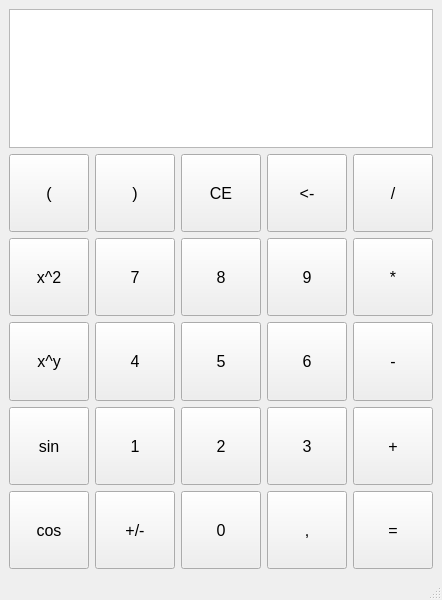
<?xml version="1.0" encoding="UTF-8"?>
<ui version="4.0">
 <class>MainWindow</class>
 <widget class="QMainWindow" name="MainWindow">
  <property name="geometry">
   <rect>
    <x>0</x>
    <y>0</y>
    <width>400</width>
    <height>600</height>
   </rect>
  </property>
  <property name="windowTitle">
   <string>MainWindow</string>
  </property>
  <widget class="QWidget" name="centralwidget">
   <layout class="QVBoxLayout" name="verticalLayout_2">
    <item>
     <layout class="QVBoxLayout" name="verticalLayout" stretch="1,3">
      <item>
       <widget class="QTextBrowser" name="output_screen">
        <property name="font">
         <font>
          <pointsize>12</pointsize>
         </font>
        </property>
       </widget>
      </item>
      <item>
       <layout class="QGridLayout" name="gridLayout">
        <property name="sizeConstraint">
         <enum>QLayout::SetDefaultConstraint</enum>
        </property>
        <item row="2" column="3">
         <widget class="QPushButton" name="n6">
          <property name="enabled">
           <bool>true</bool>
          </property>
          <property name="sizePolicy">
           <sizepolicy hsizetype="MinimumExpanding" vsizetype="MinimumExpanding">
            <horstretch>0</horstretch>
            <verstretch>0</verstretch>
           </sizepolicy>
          </property>
          <property name="font">
           <font>
            <pointsize>12</pointsize>
           </font>
          </property>
          <property name="text">
           <string>6</string>
          </property>
         </widget>
        </item>
        <item row="3" column="3">
         <widget class="QPushButton" name="n3">
          <property name="enabled">
           <bool>true</bool>
          </property>
          <property name="sizePolicy">
           <sizepolicy hsizetype="MinimumExpanding" vsizetype="MinimumExpanding">
            <horstretch>0</horstretch>
            <verstretch>0</verstretch>
           </sizepolicy>
          </property>
          <property name="font">
           <font>
            <pointsize>12</pointsize>
           </font>
          </property>
          <property name="text">
           <string>3</string>
          </property>
         </widget>
        </item>
        <item row="4" column="0">
         <widget class="QPushButton" name="cos">
          <property name="enabled">
           <bool>true</bool>
          </property>
          <property name="sizePolicy">
           <sizepolicy hsizetype="MinimumExpanding" vsizetype="MinimumExpanding">
            <horstretch>0</horstretch>
            <verstretch>0</verstretch>
           </sizepolicy>
          </property>
          <property name="font">
           <font>
            <pointsize>12</pointsize>
           </font>
          </property>
          <property name="text">
           <string>cos</string>
          </property>
         </widget>
        </item>
        <item row="1" column="2">
         <widget class="QPushButton" name="n8">
          <property name="enabled">
           <bool>true</bool>
          </property>
          <property name="sizePolicy">
           <sizepolicy hsizetype="MinimumExpanding" vsizetype="MinimumExpanding">
            <horstretch>0</horstretch>
            <verstretch>0</verstretch>
           </sizepolicy>
          </property>
          <property name="font">
           <font>
            <pointsize>12</pointsize>
           </font>
          </property>
          <property name="text">
           <string>8</string>
          </property>
         </widget>
        </item>
        <item row="1" column="4">
         <widget class="QPushButton" name="multip">
          <property name="enabled">
           <bool>true</bool>
          </property>
          <property name="sizePolicy">
           <sizepolicy hsizetype="MinimumExpanding" vsizetype="MinimumExpanding">
            <horstretch>0</horstretch>
            <verstretch>0</verstretch>
           </sizepolicy>
          </property>
          <property name="font">
           <font>
            <pointsize>12</pointsize>
           </font>
          </property>
          <property name="text">
           <string>*</string>
          </property>
         </widget>
        </item>
        <item row="0" column="1">
         <widget class="QPushButton" name="br_right">
          <property name="enabled">
           <bool>true</bool>
          </property>
          <property name="sizePolicy">
           <sizepolicy hsizetype="MinimumExpanding" vsizetype="MinimumExpanding">
            <horstretch>0</horstretch>
            <verstretch>0</verstretch>
           </sizepolicy>
          </property>
          <property name="font">
           <font>
            <pointsize>12</pointsize>
           </font>
          </property>
          <property name="text">
           <string>)</string>
          </property>
         </widget>
        </item>
        <item row="0" column="4">
         <widget class="QPushButton" name="div">
          <property name="enabled">
           <bool>true</bool>
          </property>
          <property name="sizePolicy">
           <sizepolicy hsizetype="MinimumExpanding" vsizetype="MinimumExpanding">
            <horstretch>0</horstretch>
            <verstretch>0</verstretch>
           </sizepolicy>
          </property>
          <property name="font">
           <font>
            <pointsize>12</pointsize>
           </font>
          </property>
          <property name="text">
           <string>/</string>
          </property>
         </widget>
        </item>
        <item row="3" column="0">
         <widget class="QPushButton" name="sin">
          <property name="enabled">
           <bool>true</bool>
          </property>
          <property name="sizePolicy">
           <sizepolicy hsizetype="MinimumExpanding" vsizetype="MinimumExpanding">
            <horstretch>0</horstretch>
            <verstretch>0</verstretch>
           </sizepolicy>
          </property>
          <property name="font">
           <font>
            <pointsize>12</pointsize>
           </font>
          </property>
          <property name="text">
           <string>sin</string>
          </property>
         </widget>
        </item>
        <item row="4" column="1">
         <widget class="QPushButton" name="pl_per_min">
          <property name="enabled">
           <bool>true</bool>
          </property>
          <property name="sizePolicy">
           <sizepolicy hsizetype="MinimumExpanding" vsizetype="MinimumExpanding">
            <horstretch>0</horstretch>
            <verstretch>0</verstretch>
           </sizepolicy>
          </property>
          <property name="font">
           <font>
            <pointsize>12</pointsize>
           </font>
          </property>
          <property name="text">
           <string>+/-</string>
          </property>
         </widget>
        </item>
        <item row="4" column="4">
         <widget class="QPushButton" name="calculate">
          <property name="enabled">
           <bool>true</bool>
          </property>
          <property name="sizePolicy">
           <sizepolicy hsizetype="MinimumExpanding" vsizetype="MinimumExpanding">
            <horstretch>0</horstretch>
            <verstretch>0</verstretch>
           </sizepolicy>
          </property>
          <property name="font">
           <font>
            <pointsize>12</pointsize>
           </font>
          </property>
          <property name="text">
           <string>=</string>
          </property>
         </widget>
        </item>
        <item row="2" column="1">
         <widget class="QPushButton" name="n4">
          <property name="enabled">
           <bool>true</bool>
          </property>
          <property name="sizePolicy">
           <sizepolicy hsizetype="MinimumExpanding" vsizetype="MinimumExpanding">
            <horstretch>0</horstretch>
            <verstretch>0</verstretch>
           </sizepolicy>
          </property>
          <property name="font">
           <font>
            <pointsize>12</pointsize>
           </font>
          </property>
          <property name="text">
           <string>4</string>
          </property>
         </widget>
        </item>
        <item row="0" column="3">
         <widget class="QPushButton" name="clear_one">
          <property name="enabled">
           <bool>true</bool>
          </property>
          <property name="sizePolicy">
           <sizepolicy hsizetype="MinimumExpanding" vsizetype="MinimumExpanding">
            <horstretch>0</horstretch>
            <verstretch>0</verstretch>
           </sizepolicy>
          </property>
          <property name="font">
           <font>
            <pointsize>12</pointsize>
           </font>
          </property>
          <property name="text">
           <string>&lt;-</string>
          </property>
         </widget>
        </item>
        <item row="2" column="0">
         <widget class="QPushButton" name="x_pow_y">
          <property name="enabled">
           <bool>true</bool>
          </property>
          <property name="sizePolicy">
           <sizepolicy hsizetype="MinimumExpanding" vsizetype="MinimumExpanding">
            <horstretch>0</horstretch>
            <verstretch>0</verstretch>
           </sizepolicy>
          </property>
          <property name="font">
           <font>
            <pointsize>12</pointsize>
           </font>
          </property>
          <property name="text">
           <string>x^y</string>
          </property>
         </widget>
        </item>
        <item row="4" column="3">
         <widget class="QPushButton" name="comma">
          <property name="enabled">
           <bool>true</bool>
          </property>
          <property name="sizePolicy">
           <sizepolicy hsizetype="MinimumExpanding" vsizetype="MinimumExpanding">
            <horstretch>0</horstretch>
            <verstretch>0</verstretch>
           </sizepolicy>
          </property>
          <property name="font">
           <font>
            <pointsize>12</pointsize>
           </font>
          </property>
          <property name="text">
           <string>,</string>
          </property>
         </widget>
        </item>
        <item row="3" column="4">
         <widget class="QPushButton" name="sum">
          <property name="enabled">
           <bool>true</bool>
          </property>
          <property name="sizePolicy">
           <sizepolicy hsizetype="MinimumExpanding" vsizetype="MinimumExpanding">
            <horstretch>0</horstretch>
            <verstretch>0</verstretch>
           </sizepolicy>
          </property>
          <property name="font">
           <font>
            <pointsize>12</pointsize>
           </font>
          </property>
          <property name="text">
           <string>+</string>
          </property>
         </widget>
        </item>
        <item row="0" column="2">
         <widget class="QPushButton" name="clear">
          <property name="enabled">
           <bool>true</bool>
          </property>
          <property name="sizePolicy">
           <sizepolicy hsizetype="MinimumExpanding" vsizetype="MinimumExpanding">
            <horstretch>0</horstretch>
            <verstretch>0</verstretch>
           </sizepolicy>
          </property>
          <property name="font">
           <font>
            <pointsize>12</pointsize>
           </font>
          </property>
          <property name="text">
           <string>CE</string>
          </property>
         </widget>
        </item>
        <item row="2" column="4">
         <widget class="QPushButton" name="sub">
          <property name="enabled">
           <bool>true</bool>
          </property>
          <property name="sizePolicy">
           <sizepolicy hsizetype="MinimumExpanding" vsizetype="MinimumExpanding">
            <horstretch>0</horstretch>
            <verstretch>0</verstretch>
           </sizepolicy>
          </property>
          <property name="font">
           <font>
            <pointsize>12</pointsize>
           </font>
          </property>
          <property name="text">
           <string>-</string>
          </property>
         </widget>
        </item>
        <item row="1" column="1">
         <widget class="QPushButton" name="n7">
          <property name="enabled">
           <bool>true</bool>
          </property>
          <property name="sizePolicy">
           <sizepolicy hsizetype="MinimumExpanding" vsizetype="MinimumExpanding">
            <horstretch>0</horstretch>
            <verstretch>0</verstretch>
           </sizepolicy>
          </property>
          <property name="font">
           <font>
            <pointsize>12</pointsize>
           </font>
          </property>
          <property name="autoFillBackground">
           <bool>false</bool>
          </property>
          <property name="styleSheet">
           <string notr="true"/>
          </property>
          <property name="text">
           <string>7</string>
          </property>
         </widget>
        </item>
        <item row="1" column="3">
         <widget class="QPushButton" name="n9">
          <property name="enabled">
           <bool>true</bool>
          </property>
          <property name="sizePolicy">
           <sizepolicy hsizetype="MinimumExpanding" vsizetype="MinimumExpanding">
            <horstretch>0</horstretch>
            <verstretch>0</verstretch>
           </sizepolicy>
          </property>
          <property name="font">
           <font>
            <pointsize>12</pointsize>
           </font>
          </property>
          <property name="text">
           <string>9</string>
          </property>
         </widget>
        </item>
        <item row="3" column="2">
         <widget class="QPushButton" name="n2">
          <property name="enabled">
           <bool>true</bool>
          </property>
          <property name="sizePolicy">
           <sizepolicy hsizetype="MinimumExpanding" vsizetype="MinimumExpanding">
            <horstretch>0</horstretch>
            <verstretch>0</verstretch>
           </sizepolicy>
          </property>
          <property name="font">
           <font>
            <pointsize>12</pointsize>
           </font>
          </property>
          <property name="text">
           <string>2</string>
          </property>
         </widget>
        </item>
        <item row="3" column="1">
         <widget class="QPushButton" name="n1">
          <property name="enabled">
           <bool>true</bool>
          </property>
          <property name="sizePolicy">
           <sizepolicy hsizetype="MinimumExpanding" vsizetype="MinimumExpanding">
            <horstretch>0</horstretch>
            <verstretch>0</verstretch>
           </sizepolicy>
          </property>
          <property name="font">
           <font>
            <pointsize>12</pointsize>
           </font>
          </property>
          <property name="text">
           <string>1</string>
          </property>
         </widget>
        </item>
        <item row="4" column="2">
         <widget class="QPushButton" name="n0">
          <property name="enabled">
           <bool>true</bool>
          </property>
          <property name="sizePolicy">
           <sizepolicy hsizetype="MinimumExpanding" vsizetype="MinimumExpanding">
            <horstretch>0</horstretch>
            <verstretch>0</verstretch>
           </sizepolicy>
          </property>
          <property name="font">
           <font>
            <pointsize>12</pointsize>
           </font>
          </property>
          <property name="text">
           <string>0</string>
          </property>
         </widget>
        </item>
        <item row="1" column="0">
         <widget class="QPushButton" name="x_pow_2">
          <property name="enabled">
           <bool>true</bool>
          </property>
          <property name="sizePolicy">
           <sizepolicy hsizetype="MinimumExpanding" vsizetype="MinimumExpanding">
            <horstretch>0</horstretch>
            <verstretch>0</verstretch>
           </sizepolicy>
          </property>
          <property name="font">
           <font>
            <pointsize>12</pointsize>
           </font>
          </property>
          <property name="text">
           <string>x^2</string>
          </property>
         </widget>
        </item>
        <item row="2" column="2">
         <widget class="QPushButton" name="n5">
          <property name="enabled">
           <bool>true</bool>
          </property>
          <property name="sizePolicy">
           <sizepolicy hsizetype="MinimumExpanding" vsizetype="MinimumExpanding">
            <horstretch>0</horstretch>
            <verstretch>0</verstretch>
           </sizepolicy>
          </property>
          <property name="font">
           <font>
            <pointsize>12</pointsize>
           </font>
          </property>
          <property name="text">
           <string>5</string>
          </property>
         </widget>
        </item>
        <item row="0" column="0">
         <widget class="QPushButton" name="br_left">
          <property name="enabled">
           <bool>true</bool>
          </property>
          <property name="sizePolicy">
           <sizepolicy hsizetype="MinimumExpanding" vsizetype="MinimumExpanding">
            <horstretch>0</horstretch>
            <verstretch>0</verstretch>
           </sizepolicy>
          </property>
          <property name="font">
           <font>
            <pointsize>12</pointsize>
           </font>
          </property>
          <property name="text">
           <string>(</string>
          </property>
         </widget>
        </item>
       </layout>
      </item>
     </layout>
    </item>
   </layout>
  </widget>
  <widget class="QMenuBar" name="menubar">
   <property name="geometry">
    <rect>
     <x>0</x>
     <y>0</y>
     <width>400</width>
     <height>21</height>
    </rect>
   </property>
  </widget>
  <widget class="QStatusBar" name="statusbar"/>
 </widget>
 <resources/>
 <connections/>
</ui>
